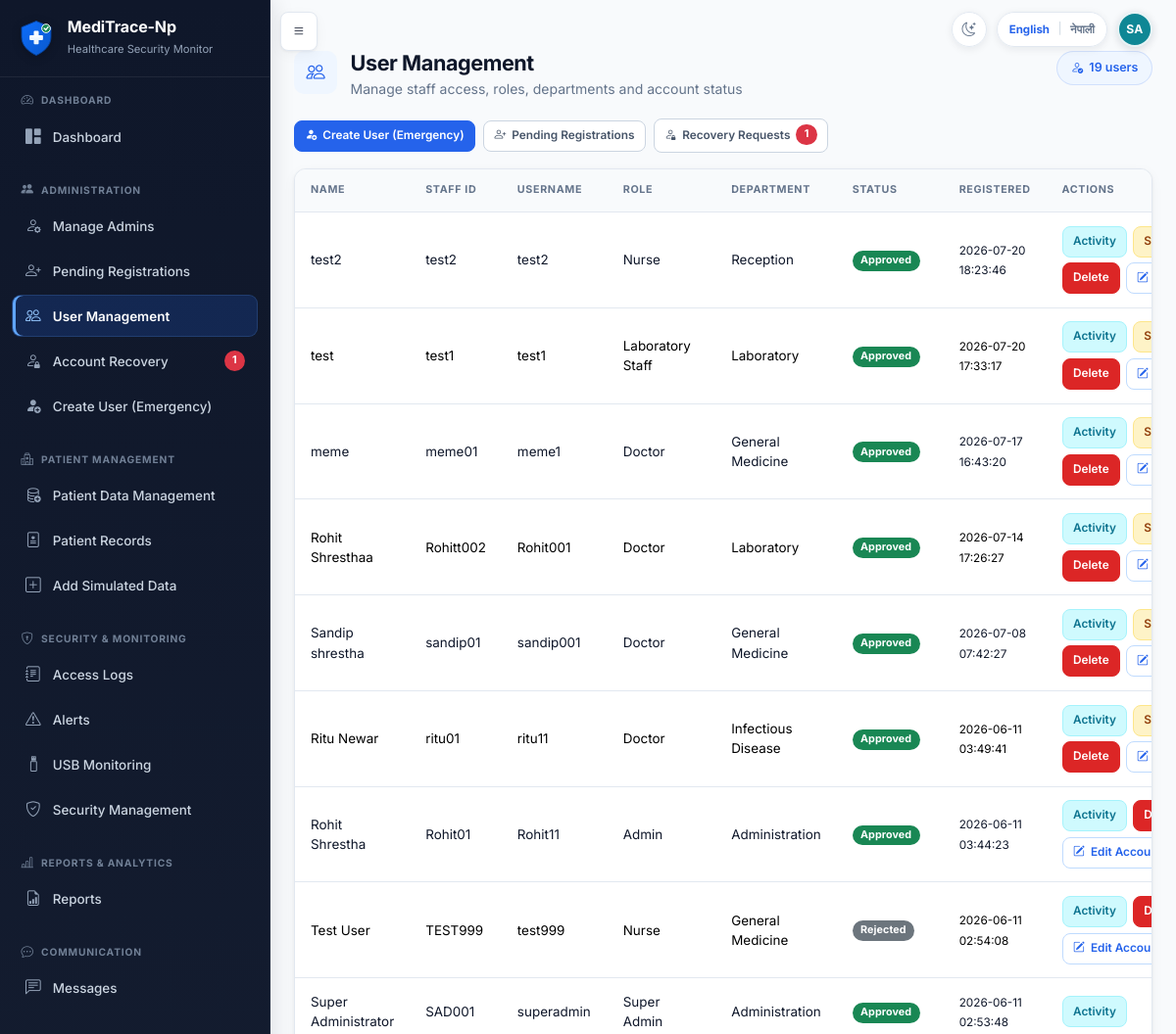
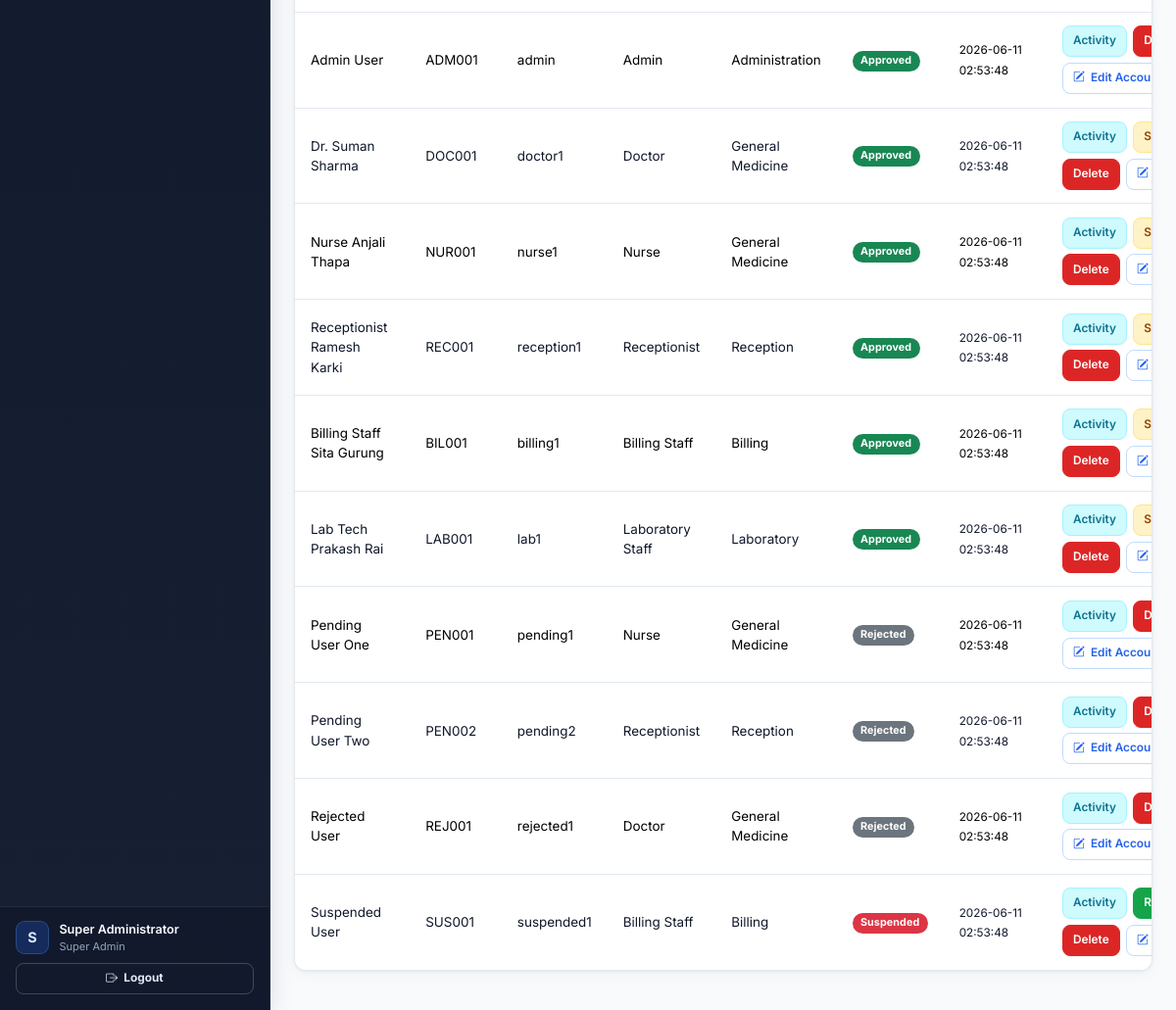
The page /admin/users (signed in) on the database its author committed (2 pictures, top to bottom).
### tables this page shows
CREATE TABLE users (
            id INTEGER PRIMARY KEY AUTOINCREMENT,
            full_name TEXT NOT NULL,
            staff_id TEXT NOT NULL UNIQUE,
            email TEXT NOT NULL UNIQUE,
            username TEXT NOT NULL UNIQUE,
            password_hash TEXT NOT NULL,
            role TEXT NOT NULL,
            department TEXT NOT NULL,
            work_start TEXT NOT NULL,
            work_end TEXT NOT NULL,
            approval_status TEXT NOT NULL DEFAULT 'pending',
            is_active INTEGER NOT NULL DEFAULT 1,
            approved_by INTEGER,
            approved_at TEXT,
            rejection_reason TEXT,
            created_at TEXT NOT NULL,
            last_login TEXT, is_deleted INTEGER NOT NULL DEFAULT 0, failed_attempts INTEGER NOT NULL DEFAULT 0, locked_until TEXT, last_failed_login TEXT, must_change_password INTEGER NOT NULL DEFAULT 0, credential_version INTEGER NOT NULL DEFAULT 0, credentials_changed_at TEXT, credentials_changed_by INTEGER, preferred_language TEXT NOT NULL DEFAULT 'en',
            FOREIGN KEY (approved_by) REFERENCES users(id)
        );

### app.py (the view, shortened to what this page needs)
@app.route('/admin/users', methods=['GET', 'POST'])
@login_required
@admin_panel_required
def user_management():
    users = get_all_users()
    for u in users:
        u['created_at_display'] = format_datetime_display(u.get('created_at'))
    return render_template(
        'user_management.html',
        users=users,
        roles=Config.STAFF_REGISTER_ROLES,
        departments=Config.DEPARTMENTS,
        is_super_admin=current_user.is_super_admin,
    )

### account_recovery.py (called while the page is built, shortened)
def _actor_dict(actor):
    return getattr(actor, '_raw', actor) or {}

def _visibility(actor, alias='r'):
    actor = _actor_dict(actor)
    if actor.get('role') == 'Super Admin':
        return '1=1', []

def get_recovery_request_count(actor, open_only=True):
    where, params = _visibility(actor)
    status_sql = " AND r.status IN ('pending', 'in_review', 'identity_verified')" if open_only else ''
    conn = get_db()
    count = conn.execute(
        f'SELECT COUNT(*) AS count FROM account_recovery_requests r WHERE {where}{status_sql}',
        params,
    ).fetchone()['count']
    conn.close()
    return count

### app.py (called while the page is built, shortened)
@app.before_request
def enforce_credential_session_state():
    if not current_user.is_authenticated:
        return None
    stored_version = int(session.get('credential_version', 0) or 0)
    allowed = {'change_temporary_password', 'change_language', 'logout', 'static'}
    if current_user.must_change_password and request.endpoint not in allowed:
        flash('You must replace your temporary password before continuing.', 'warning')
        return redirect(url_for('change_temporary_password'))
    return None

### auth.py (called while the page is built)
def load_user(user_id):
    user_dict = get_user_by_id(int(user_id))
    if user_dict is None:
        return None
    if (
        user_dict['approval_status'] != 'approved'
        or not user_dict['is_active']
        or user_dict.get('is_deleted', 0)
    ):
        return None
    return User(user_dict)

def admin_panel_required(f):
    @wraps(f)
    def decorated(*args, **kwargs):
        if not current_user.is_authenticated:
            return redirect(url_for('login'))
        if not current_user.is_admin_panel:
            abort(403)
        return f(*args, **kwargs)
    return decorated

    @property
    def is_super_admin(self):
        return self.role == 'Super Admin'

    @property
    def is_admin_panel(self):
        return self.role in Config.ADMIN_PANEL_ROLES

### database.py (called while the page is built)
def get_db():
    os.makedirs(os.path.dirname(Config.DATABASE_PATH), exist_ok=True)
    busy_timeout_ms = max(int(Config.SQLITE_BUSY_TIMEOUT_MS), 1000)
    conn = sqlite3.connect(
        Config.DATABASE_PATH,
        timeout=busy_timeout_ms / 1000,
    )
    conn.row_factory = sqlite3.Row
    conn.execute('PRAGMA foreign_keys = ON')
    conn.execute(f'PRAGMA busy_timeout = {busy_timeout_ms}')
    conn.execute('PRAGMA synchronous = NORMAL')
    return conn

### models.py (called while the page is built)
def row_to_dict(row):
    if row is None:
        return None
    return dict(row)

### templates/user_management.html (shortened to what this page needs)
{% extends "base.html" %}
{% from "macros.html" import page_header %}
{% block content %}
<div class="app-page">
{{ page_header('User Management', 'Manage staff access, roles, departments and account status', 'bi-people', users|length ~ ' users', 'bi-person-check') }}
<div class="app-actions mb-3">
  <a href="{{ url_for('admin_create_user') }}" class="btn btn-sm btn-primary"><i class="bi bi-person-fill-add"></i>Create User (Emergency)</a>
  <a href="{{ url_for('pending_users') }}" class="btn btn-sm btn-outline-secondary"><i class="bi bi-person-plus"></i>Pending Registrations</a>
  <a href="{{ url_for('recovery_requests') }}" class="btn btn-sm btn-outline-secondary"><i class="bi bi-person-lock"></i>Recovery Requests{% if open_recovery_request_count %} <span class="badge text-bg-danger">{{ open_recovery_request_count }}</span>{% endif %}</a>
</div>
<div class="card"><div class="table-responsive">
    <table class="table table-striped">
        <thead>
            <tr>
                <th>Name</th>
                <th>Staff ID</th>
                <th>Username</th>
                <th>Role</th>
                <th>Department</th>
                <th>Status</th>
                <th>Registered</th>
                <th>Actions</th>
            </tr>
        </thead>
        <tbody>
            {% for user in users %}
            <tr>
                <td>{{ user.full_name }}</td>
                <td>{{ user.staff_id }}</td>
                <td>{{ user.username }}</td>
                <td>{{ tr_display(user.role) }}</td>
                <td>{{ tr_display(user.department) }}</td>
                <td>
                    {% if user.approval_status == 'approved' %}<span class="badge bg-success">Approved</span>
                    {% elif user.approval_status == 'pending' %}<span class="badge bg-warning text-dark">Pending</span>
                    {% elif user.approval_status == 'suspended' %}<span class="badge bg-danger">Suspended</span>
                    {% else %}<span class="badge bg-secondary">{{ tr_display(user.approval_status) }}</span>{% endif %}
                </td>
                <td><small>{{ user.created_at_display }}</small></td>
                <td><div class="table-actions">
                    <a href="{{ url_for('user_activity', user_id=user.id) }}" class="btn btn-sm btn-info">Activity</a>
                    {% if user.role not in ['Admin', 'Super Admin'] and user.approval_status == 'approved' %}
                    <form method="POST" class="d-inline">
                        <button class="btn btn-sm btn-warning">Suspend</button>
                    </form>
                    {% elif user.approval_status == 'suspended' %}
                    <form method="POST" class="d-inline">
                        <button class="btn btn-sm btn-success">Reactivate</button>
                    </form>
                    {% endif %}
                    {% if user.role not in ['Admin', 'Super Admin'] or (is_super_admin and user.role == 'Admin') %}
                    <form method="POST" class="d-inline" data-confirm="Delete this user? Logs will be preserved.">
                        <button class="btn btn-sm btn-danger">Delete</button>
                    </form>
                    {% endif %}
                    {% if user.role not in ['Admin', 'Super Admin'] or (is_super_admin and user.role == 'Admin') %}
                    <a class="btn btn-sm btn-outline-primary" href="{{ url_for('edit_user_account', user_id=user.id) }}"><i class="bi bi-pencil-square"></i>Edit Account</a>
                    {% endif %}
                </div></td>
            </tr>
            {% endfor %}
        </tbody>
    </table>
</div></div></div>
{% endblock %}

### templates/base.html (shortened to what this page needs)
<!DOCTYPE html>
<html lang="{{ current_locale|default('en') }}" data-theme="light">
<head>
    <link href="https://cdn.jsdelivr.net/npm/bootstrap@5.3.2/dist/css/bootstrap.min.css" rel="stylesheet">
    <link href="https://cdn.jsdelivr.net/npm/bootstrap-icons@1.11.1/font/bootstrap-icons.css" rel="stylesheet">
    <link href="{{ url_for('static', filename='css/style.css') }}" rel="stylesheet">
    <link href="{{ url_for('static', filename='css/explainability.css') }}" rel="stylesheet">
    <link href="{{ url_for('static', filename='css/theme.css') }}" rel="stylesheet">
</head>
<body class="{% if current_user.is_authenticated %}has-sidebar{% endif %}">
    {% set language_return_path = request.full_path if request.query_string else request.path %}
    {% macro language_switch(extra_class='') %}
    <form method="POST" action="{{ url_for('change_language') }}" class="language-switch {{ extra_class }}" aria-label="{{ _('Switch language') }}">
        <button type="submit" name="language" value="en" class="language-option{% if current_locale == 'en' %} active{% endif %}" lang="en" aria-pressed="{{ 'true' if current_locale == 'en' else 'false' }}">English</button>
        <span class="language-divider" aria-hidden="true">|</span>
        <button type="submit" name="language" value="ne" class="language-option{% if current_locale == 'ne' %} active{% endif %}" lang="ne" aria-pressed="{{ 'true' if current_locale == 'ne' else 'false' }}">नेपाली</button>
    </form>
    {% endmacro %}
    {% macro theme_toggle(extra_class='') %}
    <button
        type="button"
        class="theme-toggle {{ extra_class }}"
        aria-label="{{ _('Switch to Dark Mode') }}"
        aria-pressed="false"
        title="{{ _('Switch to Dark Mode') }}"
        data-label-dark="{{ _('Switch to Dark Mode') }}"
        data-label-light="{{ _('Switch to Light Mode') }}"
    ><i class="bi bi-moon-stars" aria-hidden="true"></i></button>
    {% endmacro %}
    {% if current_user.is_authenticated %}
    {% from "macros.html" import user_initials %}
    {% set avatar_name = current_user.full_name|default('', true)|trim %}
    {% if not avatar_name %}{% set avatar_name = current_user.display_name|default('', true)|trim %}{% endif %}
    {% if not avatar_name %}{% set avatar_name = current_user.username|default('User', true)|trim %}{% endif %}
    <button type="button" class="btn btn-dark sidebar-toggle-btn" id="sidebarToggle" aria-label="{{ _('Toggle navigation') }}">
        <i class="bi bi-list"></i>
    </button>
    <div class="authenticated-header-actions" aria-label="{{ _('Current user') }}">
        {{ theme_toggle() }}
        {{ language_switch() }}
        <span
            class="header-user-avatar"
            role="img"
            aria-label="{{ _('Signed in as {name}', name=avatar_name) }}"
            title="{{ avatar_name }}"
        >{{ user_initials(current_user) }}</span>
    </div>
    <aside class="sidebar" id="sidebar">
        <div class="sidebar-brand">
            <img src="{{ url_for('static', filename='images/meditrace-logo.svg') }}" alt="{{ APP_NAME|default('MediTrace-Np') }}" class="brand-logo">
            <div>
                <h5 class="text-white mb-0 brand-title">{{ APP_NAME|default('MediTrace-Np') }}</h5>
                <small class="text-muted">Healthcare Security Monitor</small>
            </div>
        </div>
        <div class="sidebar-nav-scroll">
            {% import "sidebar_macros.html" as sidebar with context %}
            {% if current_user.is_admin_panel %}
                {{ sidebar.admin_sidebar() }}
            {% else %}
                {{ sidebar.staff_sidebar() }}
            {% endif %}
        </div>
        <div class="sidebar-footer">
            <div class="sidebar-user-summary">
                <span class="sidebar-user-avatar" aria-hidden="true">{{ current_user.full_name[:1]|upper }}</span>
                <div class="sidebar-user-copy">
                    <div class="small text-muted sidebar-user-name">{{ current_user.full_name }}</div>
                    <div class="small text-muted sidebar-user-role">{{ tr_display(current_user.role) }}</div>
                </div>
            </div>
            <a href="{{ url_for('logout') }}" class="btn btn-outline-light btn-sm mt-2 w-100 fw-bold">
                <i class="bi bi-box-arrow-right"></i> Logout
            </a>
        </div>
    </aside>
    <main class="main-content" id="mainContent">
    {% else %}
    <div class="public-header-actions">
        {{ theme_toggle('public-theme-toggle') }}
        {{ language_switch('public-language-switch') }}
    </div>
    <main class="auth-main container py-4">
    {% endif %}
            {% block content %}{% endblock %}
    {% if current_user.is_authenticated %}
    </main>
    {% else %}
    </main>
    {% endif %}
</body>
</html>

### static/css/theme.css (style rules this page uses)
.theme-toggle { width: 36px; height: 36px; display: inline-flex; align-items: center; justify-content: center; flex: 0 0 36px; padding: 0; color: var(--app-muted); background: rgba(255, 255, 255, 0.94); border: 1px solid var(--app-border); border-radius: 999px; box-shadow: 0 2px 8px rgba(15, 23, 42, 0.08); font-size: 0.9rem; line-height: 1; cursor: pointer; transition: color 0.15s ease, background 0.15s ease, border-color 0.15s ease; }

### rows shown on the page
users: full_name "S", full_name "Super Administrator", role "Super Admin", staff_id "SAD001", username "superadmin", department "Administration", approval_status "Approved", created_at_display "2026-06-11 02:53:48"
users: full_name "test2", staff_id "test2", username "test2", role "Nurse", department "Reception", approval_status "Approved", created_at_display "2026-07-20 18:23:46"
users: full_name "test", staff_id "test1", username "test1", role "Laboratory Staff", department "Laboratory", approval_status "Approved", created_at_display "2026-07-20 17:33:17"
users: full_name "meme", staff_id "meme01", username "meme1", role "Doctor", department "General Medicine", approval_status "Approved", created_at_display "2026-07-17 16:43:20"
users: full_name "Rohit Shresthaa", staff_id "Rohitt002", username "Rohit001", role "Doctor", department "Laboratory", approval_status "Approved", created_at_display "2026-07-14 17:26:27"
users: full_name "Sandip shrestha", staff_id "sandip01", username "sandip001", role "Doctor", department "General Medicine", approval_status "Approved", created_at_display "2026-07-08 07:42:27"
users: full_name "Ritu Newar", staff_id "ritu01", username "ritu11", role "Doctor", department "Infectious Disease", approval_status "Approved", created_at_display "2026-06-11 03:49:41"
users: full_name "Rohit Shrestha", staff_id "Rohit01", username "Rohit11", role "Admin", department "Administration", approval_status "Approved", created_at_display "2026-06-11 03:44:23"
users: full_name "Test User", staff_id "TEST999", username "test999", role "Nurse", department "General Medicine", approval_status "Rejected", created_at_display "2026-06-11 02:54:08"
users: full_name "Admin User", staff_id "ADM001", username "admin", role "Admin", department "Administration", approval_status "Approved", created_at_display "2026-06-11 02:53:48"
users: full_name "Dr. Suman Sharma", staff_id "DOC001", username "doctor1", role "Doctor", department "General Medicine", approval_status "Approved", created_at_display "2026-06-11 02:53:48"
users: full_name "Nurse Anjali Thapa", staff_id "NUR001", username "nurse1", role "Nurse", department "General Medicine", approval_status "Approved", created_at_display "2026-06-11 02:53:48"
users: full_name "Receptionist Ramesh Karki", staff_id "REC001", username "reception1", role "Receptionist", department "Reception", approval_status "Approved", created_at_display "2026-06-11 02:53:48"
users: full_name "Billing Staff Sita Gurung", staff_id "BIL001", username "billing1", role "Billing Staff", department "Billing", approval_status "Approved", created_at_display "2026-06-11 02:53:48"
users: full_name "Lab Tech Prakash Rai", staff_id "LAB001", username "lab1", role "Laboratory Staff", department "Laboratory", approval_status "Approved", created_at_display "2026-06-11 02:53:48"
users: full_name "Pending User One", staff_id "PEN001", username "pending1", role "Nurse", department "General Medicine", approval_status "Rejected", created_at_display "2026-06-11 02:53:48"
users: full_name "Pending User Two", staff_id "PEN002", username "pending2", role "Receptionist", department "Reception", approval_status "Rejected", created_at_display "2026-06-11 02:53:48"
users: full_name "Rejected User", staff_id "REJ001", username "rejected1", role "Doctor", department "General Medicine", approval_status "Rejected", created_at_display "2026-06-11 02:53:48"
users: full_name "Suspended User", staff_id "SUS001", username "suspended1", role "Billing Staff", department "Billing", approval_status "Suspended", created_at_display "2026-06-11 02:53:48"

### other values the page prints
{{ (name_parts[0][0] ~ name_parts[-1][0])|upper }} "SA"
{{ APP_NAME|default('MediTrace-Np') }} "MediTrace-Np"
{{ open_recovery_request_count }} "1"
